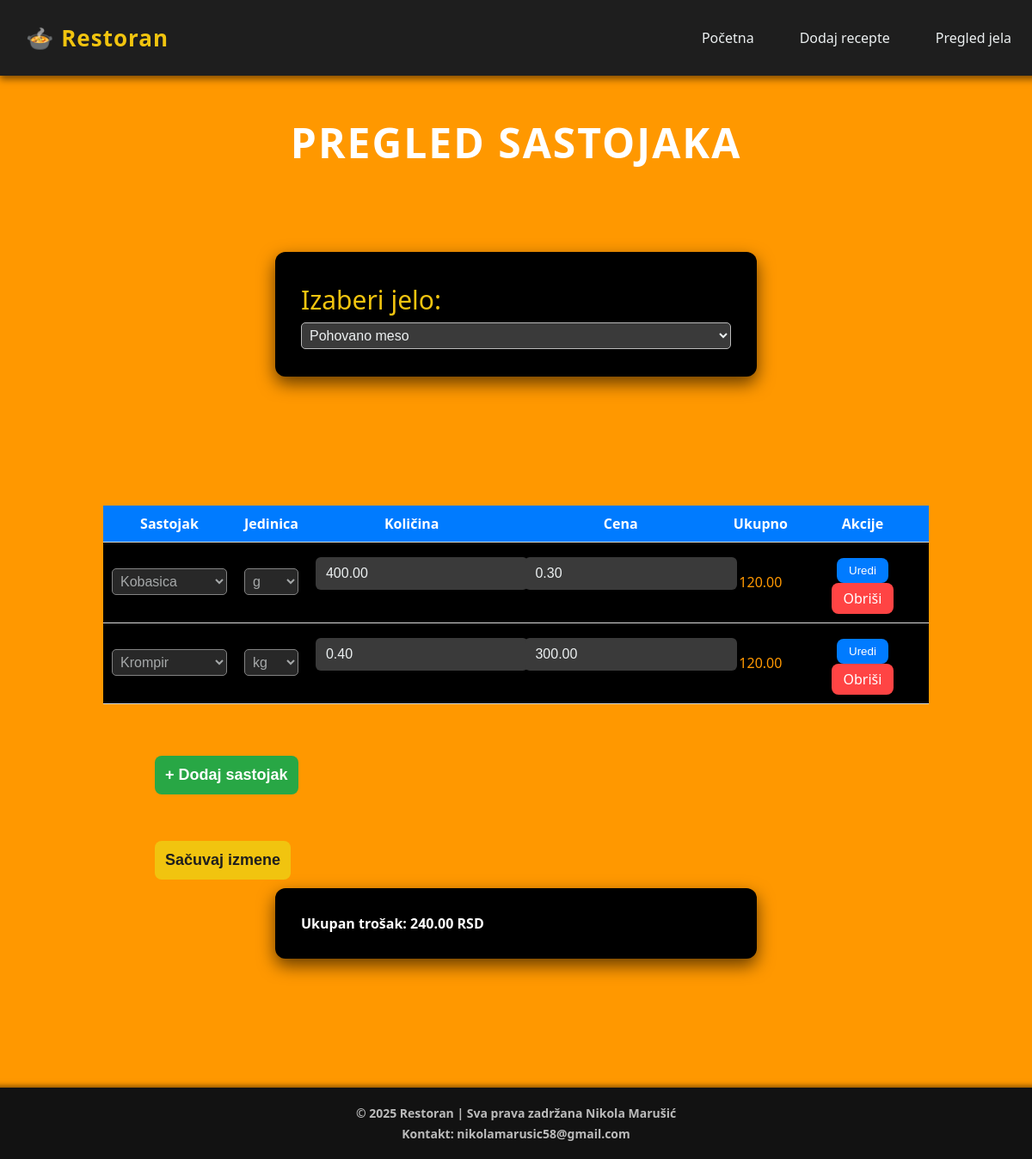
Screenshot of /stranice/pregled_i_izmena.php?jelo_id=5 with the database file from the repository.
### tables this page shows
CREATE TABLE `receptura` (
  `id` int(11) NOT NULL,
  `jelo_id` int(11) NOT NULL,
  `artikal_id` int(11) NOT NULL,
  `jedinica` enum('kg','g','l','ml','kom') NOT NULL,
  `kolicina` decimal(10,2) NOT NULL,
  `cena` decimal(10,2) NOT NULL
);

CREATE TABLE `artikal` (
  `id` int(11) NOT NULL,
  `naziv` varchar(100) NOT NULL,
  `jedinica_mere` enum('kg','g','l','ml','kom') NOT NULL,
  `cena` decimal(10,2) NOT NULL
);

### stranice/pregled_i_izmena.php (the view, shortened to what this page needs)
<!DOCTYPE html>
<html lang="sr">
<head>
    <link rel="stylesheet" href="../css/style.css">
    <link rel="stylesheet" href="../css/tabela.css">
</head>
<body>
<nav class="navbar">
    <div class="logo">🍲 Restoran</div>
    <ul class="nav-links">
        <li><a href="../index.php">Početna</a></li>
        <li><a href="receptura.php">Dodaj recepte</a></li>
        <li><a href="pregled_i_izmena.php">Pregled jela</a></li>
    </ul>
</nav>
<?php
require_once "../baze/konekcija.php";
$jela = [];
$q = $conn->query("SELECT * FROM jelo ORDER BY naziv ASC");
while($row = $q->fetch_assoc()){ $jela[] = $row; }
$artikli = [];
$q2 = $conn->query("SELECT * FROM artikal ORDER BY naziv ASC");
while($row = $q2->fetch_assoc()){ $artikli[] = $row; }
$selected_jelo = $_GET["jelo_id"] ?? ($_POST["jelo_id"] ?? null);
$receptura = [];
$ukupan_trosak = 0;
if($selected_jelo){
    $stmt=$conn->prepare("
        SELECT r.id, r.artikal_id, r.jedinica, r.kolicina, r.cena, a.naziv AS artikal_naziv
        FROM receptura r
        JOIN artikal a ON a.id=r.artikal_id
        WHERE r.jelo_id=?
        ORDER BY r.id ASC
    ");
    $stmt->bind_param("i",$selected_jelo);
    $stmt->execute();
    $res=$stmt->get_result();
    while($row=$res->fetch_assoc()){
        $row["ukupno"] = $row["kolicina"] * $row["cena"];
        $ukupan_trosak += $row["ukupno"];
        $receptura[] = $row;
    }
}
?>
<h1 class="main-title">Pregled sastojaka</h1>
<form class="forma" method="GET">
    <label>Izaberi jelo:</label>
    <select name="jelo_id" onchange="this.form.submit()">
        <?php foreach($jela as $j): ?>
            <option value="<?= $j['id'] ?>" <?= ($selected_jelo==$j['id'])?'selected':'' ?>>
                <?= htmlspecialchars($j['naziv']) ?>
            </option>
        <?php endforeach; ?>
    </select>
</form>
<?php if($selected_jelo): ?>
<form method="POST">
    <table id="tabela">
        <tr>
            <th>Sastojak</th>
            <th>Jedinica</th>
            <th>Količina</th>
            <th>Cena</th>
            <th>Ukupno</th>
            <th>Akcije</th>
        </tr>
        <?php foreach($receptura as $r): ?>
        <tr data-id="<?= $r['id'] ?>">
            <td>
                <select class="selektovanje" name="sastojak_id[]" disabled>
                    <?php foreach($artikli as $a): ?>
                        <option value="<?= $a['id'] ?>" <?= ($a['id']==$r['artikal_id'])?'selected':'' ?>>
                            <?= htmlspecialchars($a['naziv']) ?>
                        </option>
                    <?php endforeach; ?>
                </select>
            </td>
            <td>
                <select name="sastojak_jedinica[]" disabled>
                    <?php foreach(["kg","g","l","ml","kom"] as $jm): ?>
                        <option value="<?= $jm ?>" <?= ($jm==$r['jedinica'])?'selected':'' ?>><?= $jm ?></option>
                    <?php endforeach; ?>
                </select>
            </td>
            <td><input type="number" step="0.01" name="sastojak_kolicina[]" value="<?= $r['kolicina'] ?>" disabled></td>
            <td><input type="number" step="0.01" name="sastojak_cena[]" value="<?= $r['cena'] ?>" disabled></td>
            <td class="ukupno"><?= number_format($r['ukupno'],2) ?></td>
            <td>
                <button type="button" class="btn-edit" onclick="editRow(this)">Uredi</button>
                <a href="?jelo_id=<?= $selected_jelo ?>&delete=1&id=<?= $r['id'] ?>" class="btn-delete">Obriši</a>
            </td>
        </tr>
        <?php endforeach; ?>
    </table>
    <button class="dugme" type="button" id="add-row" onclick="addRow()">+ Dodaj sastojak</button>
    <br><br>
    <button class="dugme" type="submit" id="save-btn">Sačuvaj izmene</button>
    <div class="total forma">Ukupan trošak: <span id="total"><?= number_format($ukupan_trosak,2) ?></span> RSD</div>
</form>
<footer class="footer">
    <div class="footer-content">
        <p>© 2025 Restoran | Sva prava zadržana Nikola Marušić</p>
        <p>Kontakt: nikolamarusic58@gmail.com</p>
    </div>
</footer>
<?php endif; ?>
</body>
</html>

### css/style.css (style rules this page uses)
.navbar { display: flex; justify-content: space-evenly; align-items: center; background-color: #1e1e1e; padding: 12px 30px; box-shadow: 0 4px 8px rgba(0,0,0,0.5); font-family: 'Segoe UI', Tahoma, Geneva, Verdana, sans-serif; position: fixed; top:0%; left: 0%; width: 100%; z-index: 1000; }
.navbar .logo { font-size: 26px; font-weight: bold; color: #f1c40f; letter-spacing: 1px; }
.navbar .nav-links { margin-left: auto; list-style: none; display: flex; gap: 25px; position: relative; right: 40px; }
.navbar .nav-links li a { text-decoration: none; color: #ecf0f1; font-weight: 500; padding: 8px 14px; border-radius: 6px; transition: background-color 0.3s, color 0.3s, transform 0.2s; }
.footer { background-color: #121212; color: #bbbbbb; padding: 15px 30px; text-align: center; font-family: 'Segoe UI', Tahoma, Geneva, Verdana, sans-serif; box-shadow: 0 -2px 6px rgba(0,0,0,0.5); margin: 0 !important; width: 100vw; position: relative; left: 50%; transform: translateX(-50%); }
html, body { margin: 0; padding: 0; }
.footer .footer-content p { margin: 5px 0; font-size: 14px; }
body { background-color: #ff9800;; padding-bottom: 80px; font-family: 'Segoe UI', Tahoma, Geneva, Verdana, sans-serif; margin: 0; padding: 0; overflow-x:hidden; }
.forma { max-width: 500px; margin: 200px auto 150px auto; background-color: #000000; padding: 30px; border-radius: 12px; box-shadow: 0 8px 20px rgba(0,0,0,0.6); transition: transform 0.3s ease, box-shadow 0.3s ease; }
label { display: block; margin-bottom: 6px; font-weight: 500; color: #f1c40f; transition: color 0.3s; font-size: 30px; }
input[type="text"], input[type="number"], textarea, select { width: 100%; padding: 10px 12px; margin-bottom: 20px; border-radius: 6px; border: none; outline: none; font-size: 16px; background-color: #3a3a3a; color: #ecf0f1; transition: background-color 0.3s, transform 0.2s; }
.dugme { display: block; padding: 12px; font-size: 18px; font-weight: bold; color: #1e1e1e; background-color: #f1c40f; border: none; border-radius: 8px; cursor: pointer; transition: background-color 0.3s, transform 0.2s, box-shadow 0.2s; }
ul, p { text-align: center; font-weight: 500; font-weight: bolder; }
ul li { margin: 5px 0; color: #ff0000; }
.main-title { font-size: clamp(36px, 5vw, 56px); font-weight: 900; color: #0a0a0a; line-height: 1.1; position: relative; top:100px; }
.main-title { font-size: 48px; color: #fff; text-align: center; margin-top: 40px; letter-spacing: 2px; text-transform: uppercase; display: flex; justify-content: center; align-items: center; gap: 15px; animation: fadeInDown 1s ease-out; }
.ukupno { color:#ff9800; }
.btn-edit { background: #007bff; color: white; padding: 7px 14px; border: none; border-radius: 8px; cursor: pointer; margin-top: 8px; transition: 0.3s ease; }
.btn-delete { display: inline-block; background: #ff4444; color: white; padding: 7px 14px; border-radius: 8px; text-decoration: none; transition: 0.3s ease; }
#add-row,#save-btn { position: relative; left:15%; }
.total { color:white; }
label { display:block; margin-top:5px; }
input, select { margin-bottom:2px; }
button { margin-top:10px; }

### css/tabela.css (style rules this page uses)
table { margin-bottom:5%; margin-left:10%; width:80%; border-collapse:collapse; margin-top:15px; background-color:black; }
th,td { padding:10px; text-align:center; border-bottom:1px solid #ddd; transition: all .3s ease; }
th { background:#007bff; color:white; }
input, select { width:100%; padding:5px; border-radius:5px; border:1px solid #bbb; transition:0.3s; }
button { padding:6px 12px; border:none; border-radius:5px; cursor:pointer; transition:0.3s; }
.btn-edit { background:#007bff; color:white; }
.btn-delete { background:#ff4444; color:white; }
#add-row { background:#28a745; color:white; margin-top:10px; }
.total { font-weight:bold; margin-top:10px; font-size:16px; }

### rows the page displays
receptura: artikal.naziv "Kobasica", jedinica "g", kolicina "400.00", cena "0.30", ukupno "120.00"
receptura: artikal.naziv "Krompir", jedinica "kg", kolicina "0.40", cena "300.00", ukupno "120.00"

### other values shown
$ukupan_trosak "240.00"
form field jelo_id "Pohovano meso"
